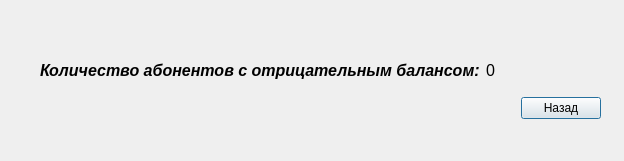
<?xml version="1.0" encoding="UTF-8"?>
<ui version="4.0">
 <class>otr</class>
 <widget class="QDialog" name="otr">
  <property name="geometry">
   <rect>
    <x>0</x>
    <y>0</y>
    <width>624</width>
    <height>161</height>
   </rect>
  </property>
  <property name="windowTitle">
   <string>Количество абонентов с отрицательным балансом</string>
  </property>
  <widget class="QWidget" name="">
   <property name="geometry">
    <rect>
     <x>40</x>
     <y>50</y>
     <width>561</width>
     <height>69</height>
    </rect>
   </property>
   <layout class="QVBoxLayout" name="verticalLayout">
    <item>
     <layout class="QHBoxLayout" name="horizontalLayout">
      <item>
       <widget class="QLabel" name="label">
        <property name="font">
         <font>
          <pointsize>12</pointsize>
          <italic>true</italic>
          <bold>true</bold>
         </font>
        </property>
        <property name="text">
         <string>Количество абонентов с отрицательным балансом:</string>
        </property>
       </widget>
      </item>
      <item>
       <widget class="QLabel" name="label_2">
        <property name="font">
         <font>
          <pointsize>12</pointsize>
         </font>
        </property>
        <property name="text">
         <string>0</string>
        </property>
       </widget>
      </item>
     </layout>
    </item>
    <item>
     <layout class="QHBoxLayout" name="horizontalLayout_2">
      <item>
       <spacer name="horizontalSpacer">
        <property name="orientation">
         <enum>Qt::Horizontal</enum>
        </property>
        <property name="sizeHint" stdset="0">
         <size>
          <width>40</width>
          <height>20</height>
         </size>
        </property>
       </spacer>
      </item>
      <item>
       <widget class="QPushButton" name="pushButton">
        <property name="text">
         <string>Назад</string>
        </property>
       </widget>
      </item>
     </layout>
    </item>
   </layout>
  </widget>
 </widget>
 <resources/>
 <connections/>
</ui>
